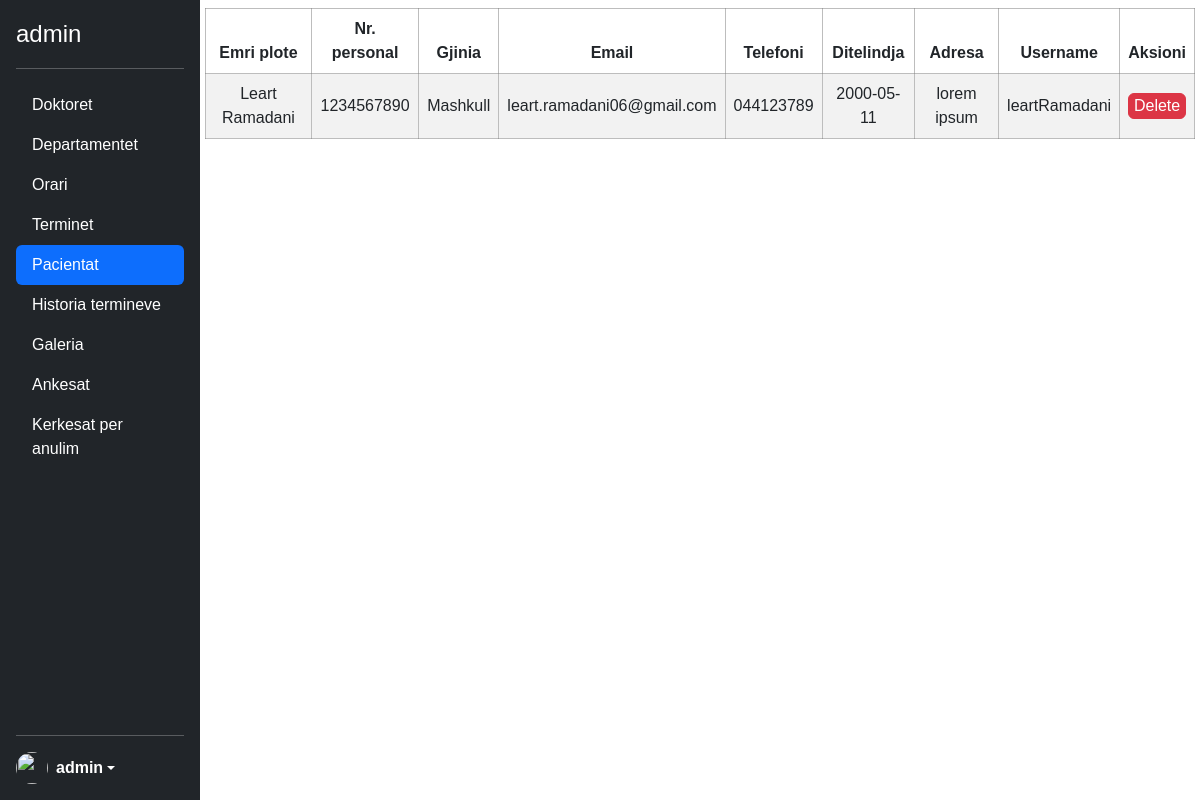
Page /admin/pacientat.php (signed in) on the committed database.
### tables this page shows
CREATE TABLE `patient_table` (
  `id` int(11) NOT NULL,
  `emri` varchar(100) NOT NULL,
  `mbiemri` varchar(100) NOT NULL,
  `numri_personal` int(10) NOT NULL,
  `gjinia` varchar(100) NOT NULL,
  `email` varchar(100) NOT NULL,
  `telefoni` varchar(100) NOT NULL,
  `ditlindja` date NOT NULL,
  `adresa` varchar(100) NOT NULL,
  `username` varchar(100) NOT NULL,
  `password` varchar(225) NOT NULL,
  `veri_code` int(6) NOT NULL,
  `veri_date` date NOT NULL,
  `veri_time` time NOT NULL,
  `verificated` tinyint(1) NOT NULL
);

### admin/pacientat.php (the view, shortened to what this page needs)
<?php
include('../config.php');
?>
<?php include('header.php') ?>
</head>
<body>
    <div class="sideBlock">
        <button type="button" class="ham" id="ham_menu"><i class="fa-solid fa-bars"></i></button>
    </div>
    <div class="d-flex flex-column flex-shrink-0 p-3 text-white bg-dark sidebar">
    <p class="d-flex align-items-center mb-3 mb-md-0 me-md-auto text-white ">
            <span class="fs-4"><?php echo $_SESSION['admin'] ?></span>
        </p>
        <hr>
        <ul class="nav nav-pills flex-column mb-auto">
            <li class="nav-item"><a href="doktoret.php" class="nav-link text-white">Doktoret</a></li>
            <li><a href="departamentet.php" class="nav-link text-white">Departamentet</a></li>
            <li><a href="orari.php" class="nav-link text-white">Orari</a></li>
            <li><a href="terminet.php" class="nav-link text-white">Terminet</a></li>
            <li><a href="pacientat.php" class="nav-link text-white active" aria-current="page">Pacientat</a></li>
            <li><a href="historiaTerminit.php" class="nav-link text-white">Historia termineve</a></li>
            <li class="nav-item"><a href="galeria.php" class="nav-link text-white">Galeria</a></li>
            <li><a href="ankesat.php" class="nav-link text-white">Ankesat</a></li>
            <li><a href="kerkesatAnulimit.php" class="nav-link text-white">Kerkesat per anulim</a></li>
        </ul>
        <hr>
        <div class="dropdown">
            <a href="#" class="d-flex align-items-center text-white text-decoration-none dropdown-toggle" id="dropdownUser1" data-bs-toggle="dropdown" aria-expanded="false">
                <img src="https://w7.pngwing.com/pngs/200/420/png-transparent-user-profile-computer-icons-overview-rectangle-black-data-thumbnail.png" alt="" width="32" height="32" class="rounded-circle me-2">
                <strong><?php echo $_SESSION['admin'] ?></strong>
            </a>
        </div>
    </div>
    <main class="text-center main mainRes">
        <?php
        $sql = "SELECT * FROM patient_table";
        $stm = $con->prepare($sql);
        $stm->execute();
        $data = $stm->fetchAll();
        if (!$data) {
            $empty = 'empty';
        } else {
            $empty = '';
        }
        ?>
        <?php if ($empty == '') : ?>
            <table class="table table-striped mt-2 table_patient ">
                <thead>
                    <tr>
                        <th scope="col">Emri plote</th>
                        <th scope="col">Nr. personal</th>
                        <th scope="col">Gjinia</th>
                        <th scope="col">Email</th>
                        <th scope="col">Telefoni</th>
                        <th scope="col">Ditelindja</th>
                        <th scope="col">Adresa</th>
                        <th scope="col">Username</th>
                        <th scope="col">Aksioni</th>
                    </tr>
                </thead>
                <tbody>
                    <?php foreach ($data as $data) : ?>
                        <tr>
                            <td><?= $data['emri']. ' ' .$data['mbiemri'] ?></td>
                            <td><?= $data['numri_personal'] ?></td>
                            <td><?= $data['gjinia'] ?></td>
                            <td><?= $data['email'] ?></td>
                            <td class="p-2"><?= $data['telefoni'] ?></td>
                            <td class="p-2"><?= $data['ditlindja'] ?></td>
                            <td><?= $data['adresa'] ?></td>
                            <td><?= $data['username'] ?></td>
                            <td>
                                <a class="text-decoration-none text-white" href="deletePatient.php?id=<?= $data['id']  ?>"><button class="btn btn-danger w-100 p-0 text-white">Delete</button></a>
                            </td>
                        </tr>
                    <?php endforeach; ?>
                </tbody>
            </table>
        <?php endif; ?>
    </main>
</body>
</html>

### css/main.css (style rules this page uses)
:root { --primary: #0D6EFD; --background: #081C15; --secondary: #40916C; --border: #74c69d; --focus: #95d5b2; --font-family: 'Roboto', sans-serif; --grey: #adb5bd; --darkGrey: #495057; }
* { font-family: Arial, Helvetica, sans-serif; }
body { overflow: auto !important; }
main { max-height: none !important; }
.main { display: flex; justify-content: center; width: calc(100% - 200px); margin-left: 200px; }
.sidebar { width: 200px !important; height: 100% !important; position: fixed; display: flex; flex-direction: column; z-index: 999; }
.table thead tr, .table tbody td { height: 30px !important; }
.table { width: 99% !important; }
.table thead tr th { border: 1px solid rgba(128, 128, 128, 0.521); }
.table tbody tr td { border: 1px solid rgba(128, 128, 128, 0.521); vertical-align: middle; }
.sideBlock { position: absolute; top: 10px; left: 5px; }

### rows in the picture
patient_table: emri "Leart", mbiemri "Ramadani", numri_personal "1234567890", gjinia "Mashkull", email "leart.ramadani06@gmail.com", telefoni "044123789", ditlindja "2000-05-11", adresa "lorem ipsum", username "leartRamadani"

### other values in the picture
$_SESSION['admin'] "admin"
